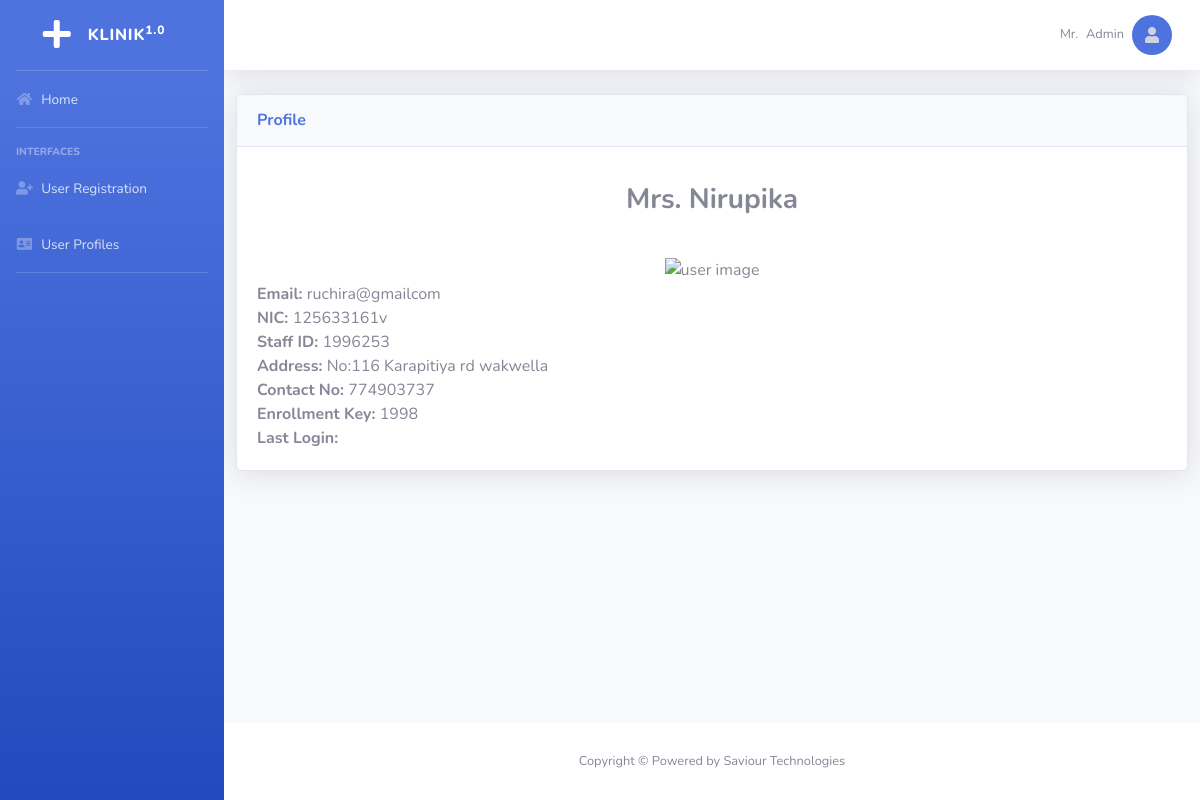
The app's page /admin/userViewProfile.php?id=3 (signed in) with its own data.
### tables this page shows
CREATE TABLE `user` (
  `id` int(11) NOT NULL,
  `name` varchar(150) NOT NULL,
  `email` varchar(100) NOT NULL,
  `password` varchar(64) NOT NULL,
  `title` enum('Dr.','Ms.','Mrs.','Mr.') NOT NULL,
  `nic` varchar(15) NOT NULL,
  `staff_id` varchar(15) DEFAULT NULL,
  `address` varchar(200) NOT NULL,
  `user_type` enum('Admin','Doctor','Assistant') NOT NULL,
  `contact_no` int(15) NOT NULL,
  `enrollment_key` varchar(10) DEFAULT NULL,
  `user_enroll_status` enum('Pending','Confirmed','Deleted') DEFAULT NULL,
  `slmc_no` varchar(15) DEFAULT NULL,
  `is_deleted` enum('yes') DEFAULT NULL,
  `last_login` datetime DEFAULT NULL
);

### admin/userViewProfile.php (the view, shortened to what this page needs)
<?php
include('includes/header.php');
include('includes/navbar.php');
?>
<div class="col-lg-12">
              <div class="card shadow mb-4">
    <div class="card-header py-3">
      <h6 class="m-0 font-weight-bold text-primary">Profile</h6>
    </div>
    <div class="card-body">
<?php
      if(isset($_GET['id']))
      {
        $id =$_GET['id'];
        $servername = "localhost";
        $username = "root";
        $password = "";
        $dbname = "kdb";
$conn = new mysqli($servername, $username, $password, $dbname);
$sql = "SELECT * FROM user WHERE id='$id'";
$result = $conn->query($sql);
if ($result->num_rows > 0) {
    $row = $result->fetch_assoc();
    $name = $row['name'];
    $email = $row['email'];
    $title = $row['title'];
    $nic = $row['nic'];
    $staff_id = $row['staff_id'];
    $address = $row['address'];
    $user_type = $row['user_type'];
    $contact_no = $row['contact_no'];
    $enrollment_key = $row['enrollment_key'];
    $slmc_no = $row['slmc_no'];
    $last_login = $row['last_login'];
    if($user_type=='Doctor')
    {   echo "<p><center><b><h3>".$title."</b>".' '."<b>". $name."</b></center></p></h3><br>";
        $img='<img src="img/img1.jpg"  alt="user image" style="width: 200px; height: 200px;"><br>';
        echo "<center>".$img."</center>";
        echo "<b>Email: </b>" . $email . "<br>";
        echo "<b>NIC: </b>" . $nic . "<br>";
        echo "<b>Address: </b>" . $address. "<br>";
        echo "<b>Contact No: </b>" . $contact_no. "<br>";
        echo "<b>Enrollment Key: </b>" . $enrollment_key. "<br>";
        echo "<b>SLMC No: </b>" . $slmc_no . "<br>";
        echo "<b>Last Login:</b>" . $last_login. "<br>";
      } elseif($user_type=='Assistant') {
        echo "<p><center><b><h3>".$title."</b>".' '."<b>". $name."</b></center></p></h3><br>";
        $img='<img src="img/img2.jpg"  alt="user image" style="width: 200px; height: 200px;"><br>';
        echo "<center>".$img."</center>";
        echo "<b>Email: </b> " . $email . "<br>";
        echo "<b>NIC: </b>" . $nic. "<br>";
        echo "<b>Staff ID: </b>" . $staff_id. "<br>";
        echo "<b>Address: </b>" . $address. "<br>";
        echo "<b>Contact No: </b>" . $contact_no. "<br>";
        echo "<b>Enrollment Key: </b>" . $enrollment_key. "<br>";
        echo "<b>Last Login: </b>" . $last_login. "<br>";
      }
        else{
            echo "Something went wrong";
        }}
}
?>
                </div>
              </div>
            </div>
	</div>
<?php
include('includes/footer.php');
?>

### records on screen
user: title "Mrs.", name "Nirupika", email "ruchira@gmailcom", nic "125633161v", staff "1996253", address "No:116 Karapitiya rd wakwella", contact_no "774903737", enrollment_key "1998"

### other values on screen
$_SESSION['title'] "Mr."
$_SESSION['name'] "Admin"
